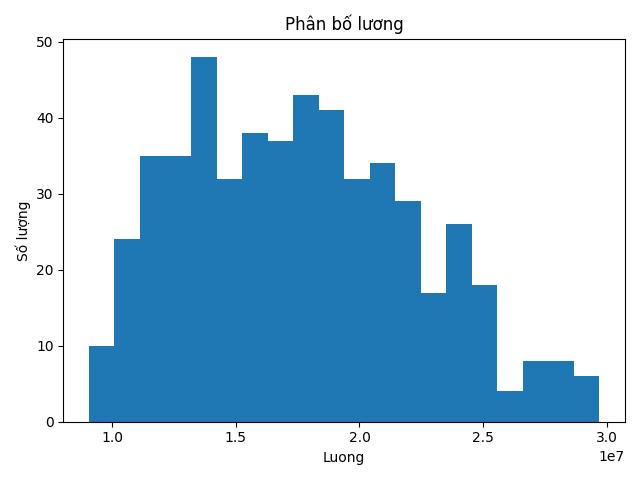

This figure's Python source:
import pandas as pd
import matplotlib.pyplot as plt

df = pd.read_csv("dataset_cleaned.csv")

plt.figure()
plt.hist(df["Luong"], bins=20)
plt.title("Phân bố lương")
plt.xlabel("Luong")
plt.ylabel("Số lượng")
plt.tight_layout()
plt.savefig("phan_bo_luong.png")
plt.show()
